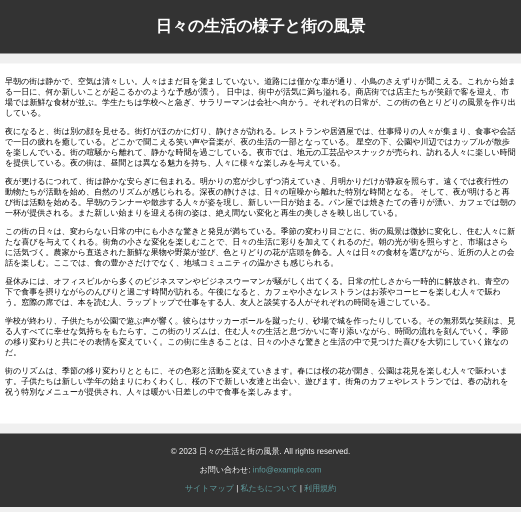
#> input picture python/src/module/img/web_bf.png, 1042 x 1024 px, found by its file name (shown at 1/2 size)
$ python detect_rec_divide_bin.py
#> lines starting #> are read from the running program, lines starting #| are printed output that depends on the picture; after the words box and inside, x2 and y2 are one past the last pixel; in counts of white or black regions, pixels touching at a corner belong together
"""
NOTE 差分領域の検出ができているかを確認するようのプログラム

本プログラムの機能
    2つの入力画像の差分を追加部分と削除部分に分けた画像を出力

入力画像は、以下を想定。
    ・WebアプリやWebページをスクリーンショットした画面画像
    ・背景が白地
    ・画面要素の「追加・削除・移動・変更・拡縮」の基本的な変更のみ
を想定

主な処理は、画像処理により以下を生成
    ・削除された部分が白、その他の部分が黒の画像A
    ・追加された部分が白、その他の部分が黒の画像B
その後、上記の画像の白を囲む矩形領域の座標を取得し、
    ・画像Aに矩形領域を赤枠
    ・画像Bに矩形領域を緑枠
で描画した2つの画像を出力


参考サイト
    https://sosotata.com/spot7differences/

"""
import cv2
import os
import numpy as np
import subprocess
import math


def main():
    # 保存先ディレクトリを作成
    output_dir = os.path.join(os.path.dirname(os.path.abspath(__file__)), "high_png/")
    # フォルダが存在しない場合は作成
    if not os.path.exists(output_dir):
        os.makedirs(output_dir)
    # ファイル名を生成
    output_file_name_A = 'web_bf.png'
    output_file_name_B = 'web_af.png'
    # ファイルパスを作成
    output_file_path_A = os.path.join(output_dir, output_file_name_A)
    output_file_path_B = os.path.join(output_dir, output_file_name_B)

    img1 = cv2.imread(output_file_path_A)
#> img1 is the input picture: shape (1024, 1042, 3); mean B, G, R 189.8, 189.8, 189.7
    img2 = cv2.imread(output_file_path_B)
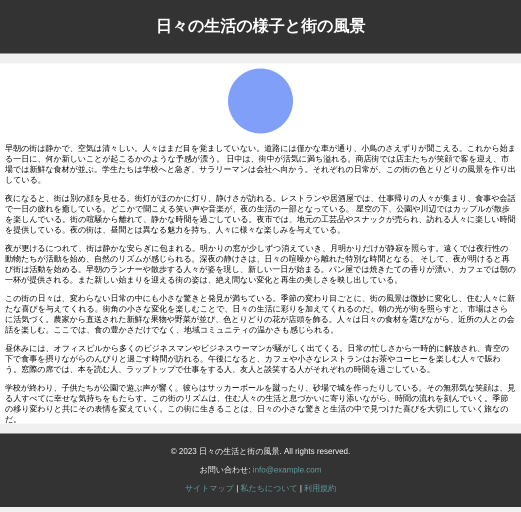
#> input picture python/src/module/img/web_af.png, 1042 x 1024 px, found by its file name (shown at 1/2 size)
#> img2 is the input picture: shape (1024, 1042, 3); mean B, G, R 191.4, 190.3, 189.8

    # 画像1のサイズを取得
    height1, width1, _ = img1.shape
#> height1 = 1024; width1 = 1042

    # 画像2のサイズを取得
    height2, width2, _ = img2.shape
#> height2 = 1024; width2 = 1042

    # ターゲットのサイズ
    target_width = 2613
    target_height = 2567

    # サイズが異なる場合はリサイズ
    if (width1, height1) != (width2, height2):
        img1 = cv2.resize(img1, (target_width, target_height))
        img2 = cv2.resize(img2, (target_width, target_height))
        # # ターゲットの幅を指定し、アスペクト比を維持してリサイズ
        # width = 1200
        # img1 = cv2.resize(img1, (width, int(img1.shape[0] * (width / img1.shape[1]))), interpolation=cv2.INTER_AREA)
        # img2 = cv2.resize(img2, (width, int(img2.shape[0] * (width / img2.shape[1]))), interpolation=cv2.INTER_AREA)

    clahe = cv2.createCLAHE(clipLimit=30.0, tileGridSize=(10, 10))
    img1_gray = cv2.cvtColor(img1, cv2.COLOR_BGR2GRAY)
    img2_gray = cv2.cvtColor(img2, cv2.COLOR_BGR2GRAY)
    img1_gray = clahe.apply(img1_gray)
    img2_gray = clahe.apply(img2_gray)

    img1_gray = cv2.GaussianBlur(img1_gray, (13, 13), 0)
    img2_gray = cv2.GaussianBlur(img2_gray, (13, 13), 0)

    # 画像の差分を計算
    diff = cv2.absdiff(img1_gray, img2_gray)
    ret, diff = cv2.threshold(diff, 0, 255, cv2.THRESH_BINARY + cv2.THRESH_OTSU)
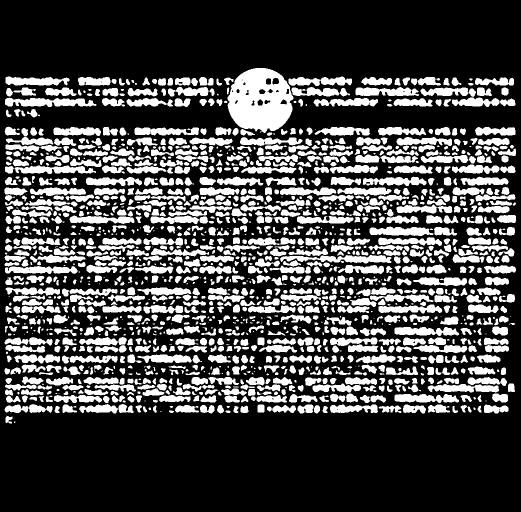
#> diff: shape (1024, 1042) (shown at 1/2 size); 28.2% white; 1547 white regions (298 under 20 px), largest, box (x1, y1, x2, y2) and area: (455, 136, 587, 266) 12286, (10, 195, 193, 214) 2317, (560, 510, 783, 527) 2185
#> ret = 35
    diff = cv2.GaussianBlur(diff, (11, 11), 0)

    ### 枠づけ ###
    red_rectangles = []  # 赤枠の情報を格納するリスト
    green_rectangles = []  # 緑枠の情報を格納するリスト
    text_positions1 = []  # 変更前画像から変更後画像を引いた差分画像における、文字の位置情報を格納するリスト
    text_positions2 = []  # 変更後画像から変更前画像を引いた差分画像における、文字の位置情報を格納するリスト
    all_text_positions = []  # 上記２つのリストを足し合わせた、文字の位置情報を格納するリスト
    correct_contours1 = [] # text_position1の枠の中心座標を取り除いた、枠の情報を格納するリスト
    correct_contours2 = [] # text_position2の枠の中心座標を取り除いた、枠の情報を格納するリスト
    threshold_distance = 100

    # 二値化
    ret, img1_bin = cv2.threshold(img1_gray, 0, 255, cv2.THRESH_BINARY + cv2.THRESH_OTSU)
#> img1_bin: shape (1024, 1042); 74% white; 469 black regions (160 under 20 px), largest, box (x1, y1, x2, y2) and area: (0, 866, 1042, 1014) 154216, (0, 0, 1042, 108) 106645, (318, 635, 331, 647) 117
#> ret = 153
    img1_bin = cv2.GaussianBlur(img1_bin, (11, 11), 0)
    ret, img2_bin = cv2.threshold(img2_gray, 0, 255, cv2.THRESH_BINARY + cv2.THRESH_OTSU)
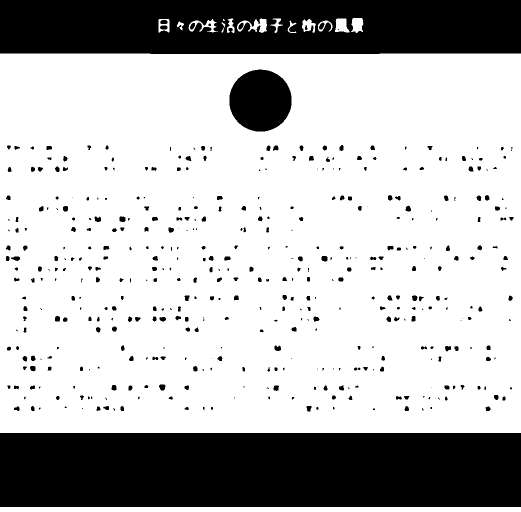
#> img2_bin: shape (1024, 1042) (shown at 1/2 size); 72.7% white; 443 black regions (154 under 20 px)
#> ret = 156
    img2_bin = cv2.GaussianBlur(img2_bin, (11, 11), 0)

    # 白黒を逆にする
    img1_bin_reverse = cv2.bitwise_not(img1_bin)
    img2_bin_reverse = cv2.bitwise_not(img2_bin)

    # 画像Aから画像Bを引くことで1枚目の画像の差分のみを取得
    diff_before = cv2.subtract(img1_bin_reverse, img2_bin_reverse)
    diff_after = cv2.subtract(img2_bin_reverse, img1_bin_reverse)

    # 差分画像に輪郭を描画
    contours1, _ = cv2.findContours(diff_before, cv2.RETR_EXTERNAL, cv2.CHAIN_APPROX_SIMPLE)
#> contours1 = 364 contours, 3 with area under 20; largest, box (x1, y1, x2, y2) and area: (40, 573, 76, 613) 960, (660, 252, 709, 272) 646, (288, 574, 335, 591) 574, (886, 553, 922, 573) 550, (949, 252, 984, 272) 542
    contours2, _ = cv2.findContours(diff_after, cv2.RETR_EXTERNAL, cv2.CHAIN_APPROX_SIMPLE)
#> contours2 = 345 contours, 6 with area under 20; largest, box (x1, y1, x2, y2) and area: (454, 134, 588, 268) 14052, (372, 32, 570, 71) 4844, (600, 32, 683, 71) 2114, (40, 706, 88, 747) 1236, (688, 35, 732, 71) 758
    all_contours = contours1 + contours2
#> all_contours = 709 contours, 9 with area under 20; largest, box (x1, y1, x2, y2) and area: (454, 134, 588, 268) 14052, (372, 32, 570, 71) 4844, (600, 32, 683, 71) 2114, (40, 706, 88, 747) 1236, (40, 573, 76, 613) 960
    print("抽出された枠の数:", len(all_contours))
#| 抽出された枠の数: 709

    # 各枠に対して処理を行う
    for contour in contours1:
        x, y, w, h = cv2.boundingRect(contour)
        # 枠の中心座標を計算
        center_x = x + w // 2
        center_y = y + h // 2

        # 既存の文字と近くにある場合、同じ枠に追加
        is_added_to_existing = False
        for text_position in text_positions1:
            dist = np.sqrt((center_x - text_position[0]) ** 2 + (center_y - text_position[1]) ** 2)
            if dist < threshold_distance:  # 適切な距離の閾値を設定
                text_position[0] = (text_position[0] + center_x) // 2  # 中心座標を更新
                text_position[1] = (text_position[1] + center_y) // 2
                text_position[2] = min(text_position[2], x)  # 枠の左上座標を更新
                text_position[3] = min(text_position[3], y)
                text_position[4] = max(text_position[4], x + w)  # 枠の右下座標を更新
                text_position[5] = max(text_position[5], y + h)
                is_added_to_existing = True
                break

        # 新しい枠として追加
        if not is_added_to_existing:
            text_positions1.append([center_x, center_y, x, y, x + w, y + h])
#> this loop made 364 passes
#> (x, y, w, h, center_x, center_y) on passes 1 to 3: (547, 783, 11, 9, 552, 787), (219, 781, 11, 8, 224, 785), (366, 779, 16, 13, 374, 785)
#> after the loop, text_position = [649, 165, 582, 151, 709, 272]; text_positions1 = 21 items, first 6: [197, 170, 104, 152, 612, 794], [59, 165, 7, 152, 296, 791], [356, 756, 299, 732, 395, 794], [50, 650, 8, 632, 124, 792], [784, 163, 532, 152, 905, 773], [957, 163, 787, 155, 1031, 772]

            # 各枠に対して処理を行う
    for contour in contours2:
        x, y, w, h = cv2.boundingRect(contour)
        # 枠の中心座標を計算
        center_x = x + w // 2
        center_y = y + h // 2

        # 既存の文字と近くにある場合、同じ枠に追加
        is_added_to_existing = False
        for text_position in text_positions2:
            dist = np.sqrt((center_x - text_position[0]) ** 2 + (center_y - text_position[1]) ** 2)
            if dist < threshold_distance:  # 適切な距離の閾値を設定
                text_position[0] = (text_position[0] + center_x) // 2  # 中心座標を更新
                text_position[1] = (text_position[1] + center_y) // 2
                text_position[2] = min(text_position[2], x)  # 枠の左上座標を更新
                text_position[3] = min(text_position[3], y)
                text_position[4] = max(text_position[4], x + w)  # 枠の右下座標を更新
                text_position[5] = max(text_position[5], y + h)
                is_added_to_existing = True
                break

        # 新しい枠として追加
        if not is_added_to_existing:
            text_positions2.append([center_x, center_y, x, y, x + w, y + h])
#> this loop made 345 passes
#> (x, y, w, h, center_x, center_y) on passes 1 to 3: (839, 812, 13, 14, 845, 819), (741, 812, 14, 13, 748, 818), (160, 812, 11, 11, 165, 817)

    all_text_positions = text_positions1 + text_positions2

    # 適切な枠の情報をもつリストの作成
    for position in text_positions1:
        x1, y1, x2, y2 = position[2:]
        correct_contours1.append([x1, y1, x2-x1, y2-y1])
#> this loop made 21 passes
#> position on passes 1 to 12: [197, 170, 104, 152, 612, 794], [59, 165, 7, 152, 296, 791], [356, 756, 299, 732, 395, 794], [50, 650, 8, 632, 124, 792], [784, 163, 532, 152, 905, 773], [957, 163, 787, 155, 1031, 772], [554, 745, 549, 741, 560, 750], [829, 690, 771, 674, 869, 752], [732, 632, 693, 595, 773, 671], [984, 615, 951, 575, 1028, 672], [479, 268, 429, 253, 686, 652], [389, 164, 288, 153, 481, 614]

    # 適切な枠の情報をもつリストの作成
    for position in text_positions2:
        x1, y1, x2, y2 = position[2:]
        correct_contours2.append([x1, y1, x2-x1, y2-y1])
#> this loop made 20 passes
#> position on passes 1 to 12: [973, 297, 736, 289, 1030, 827], [138, 298, 7, 286, 383, 827], [259, 310, 139, 286, 753, 828], [405, 299, 299, 287, 563, 825], [999, 411, 903, 392, 1032, 827], [48, 654, 9, 628, 190, 827], [754, 633, 692, 588, 816, 805], [180, 736, 155, 728, 204, 747], [177, 495, 137, 449, 337, 648], [221, 616, 204, 607, 238, 626], [573, 299, 478, 286, 718, 568], [504, 495, 464, 486, 544, 503]

    print("検出された枠ペア数:", int(len(all_text_positions)/2))
#| 検出された枠ペア数: 20

    # [16 lines of commented-out code are left out]
    before = cv2.cvtColor(diff_before, cv2.COLOR_GRAY2BGR)
    # 原画像をカラーに変換
    after = cv2.cvtColor(diff_after, cv2.COLOR_GRAY2BGR)

    # 枠を描画
    for c in correct_contours1:
        x, y, w, h = c

        if w > 1 and h > 1:
            # 差異が２枚目の画像で大きい場合、赤色で表示
            cv2.rectangle(before, (x, y), (x + w, y + h), (0, 0, 255), 3)
            red_rectangles.append((x, y, w, h))
#> this loop made 21 passes
#> c on passes 1 to 12: [104, 152, 508, 642], [7, 152, 289, 639], [299, 732, 96, 62], [8, 632, 116, 160], [532, 152, 373, 621], [787, 155, 244, 617], [549, 741, 11, 9], [771, 674, 98, 78], [693, 595, 80, 76], [951, 575, 77, 97], [429, 253, 257, 399], [288, 153, 193, 461]
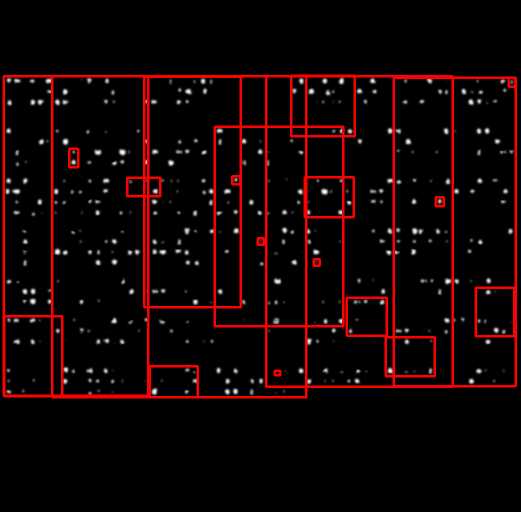
#> before: shape (1024, 1042, 3) (shown at 1/2 size); mean B, G, R 3.5, 3.5, 18.4

    # 枠を描画
    for c in correct_contours2:
        x, y, w, h = c

        if w > 1 and h > 1:
            # 差異が１枚目の画像で大きい場合、緑色で表示
            cv2.rectangle(after, (x, y), (x + w, y + h), (0, 255, 0), 4)
            green_rectangles.append((x, y, w, h))
#> this loop made 20 passes
#> c on passes 1 to 12: [736, 289, 294, 538], [7, 286, 376, 541], [139, 286, 614, 542], [299, 287, 264, 538], [903, 392, 129, 435], [9, 628, 181, 199], [692, 588, 124, 217], [155, 728, 49, 19], [137, 449, 200, 199], [204, 607, 34, 19], [478, 286, 240, 282], [464, 486, 80, 17]
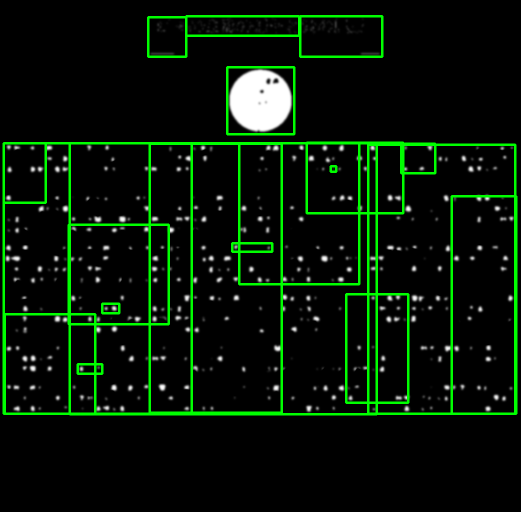
#> after: shape (1024, 1042, 3) (shown at 1/2 size); mean B, G, R 6.7, 22.2, 6.7

    # red_rectangles の各矩形を x^2 + y^2 の和で昇順にソートする
    red_rectangles.sort(key=lambda rect: math.sqrt(rect[0]**2 + rect[1]**2))
    # red_rectangles の各矩形を x^2 + y^2 の和で昇順にソートする
    green_rectangles.sort(key=lambda rect: math.sqrt(rect[0]**2 + rect[1]**2))

    # 対応する赤枠と緑枠を表示
    match_list = []  # マッチング結果を格納するリスト
    used_green_rect_indices = set()  # すでに対応付けされた緑枠のインデックスを格納する集合
    for i, (x1, y1, w1, h1) in enumerate(red_rectangles, start=1):
        min_distance = float('inf')  # 最小距離を初期化
        closest_green_rect_index = None  # 最も近い緑枠のインデックスを初期化

        for j, (x2, y2, w2, h2) in enumerate(green_rectangles, start=1):
            if j-1 in used_green_rect_indices:  # すでに対応付けされた緑枠はスキップする
                continue

            # 赤枠と緑枠の中心座標を計算
            center_x1 = x1 + w1 // 2
            center_y1 = y1 + h1 // 2
            center_x2 = x2 + w2 // 2
            center_y2 = y2 + h2 // 2

            # 中心座標間の距離を計算
            distance = np.sqrt((center_x1 - center_x2)**2 + (center_y1 - center_y2)**2)

            if distance < 850 and distance < min_distance:  # 適切な距離の閾値を設定
                min_distance = distance
                closest_green_rect_index = j-1

        if closest_green_rect_index is not None:
            match_list.append((i, closest_green_rect_index+1, red_rectangles[i-1], green_rectangles[closest_green_rect_index]))
            used_green_rect_indices.add(closest_green_rect_index)  # 対応付けされた緑枠のインデックスを集合に追加する
#> this loop made 21 passes
#> (x1, y1, w1, h1) on passes 1 to 12: (7, 152, 289, 639), (104, 152, 508, 642), (288, 153, 193, 461), (138, 297, 18, 37), (254, 355, 66, 37), (429, 253, 257, 399), (532, 152, 373, 621), (464, 352, 16, 16), (582, 151, 127, 121), (8, 632, 116, 160), (515, 476, 12, 13), (609, 354, 98, 80)
            # [29 lines of commented-out code are left out]
    for i, (x, y, w, h) in enumerate(red_rectangles, start=1):
        cv2.putText(before, str(i), (x, y-5), cv2.FONT_HERSHEY_SIMPLEX, 1, (0, 0, 255), 3)
#> this loop made 21 passes
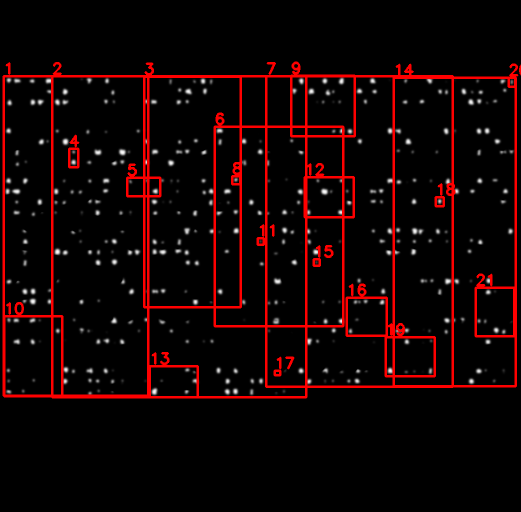
#> before: shape (1024, 1042, 3) (shown at 1/2 size); 0.63% of pixels changed, all inside (x1, y1, x2, y2) = (11, 123, 1042, 739)
        # print(f"赤枠{i:2}: x座標 ={x:5}, y座標 ={y:5}, 幅 ={w:4}, 高さ ={h:3}")

    # 緑枠に番号を割り振りながら座標を出力
    for i, (x, y, w, h) in enumerate(green_rectangles, start=1):
        cv2.putText(after, str(i), (x, y-5), cv2.FONT_HERSHEY_SIMPLEX, 1, (0, 255, 0), 3)
#> this loop made 20 passes
#> (x, y, w, h) on passes 1 to 12: (7, 286, 376, 541), (7, 286, 84, 119), (296, 34, 76, 79), (139, 286, 614, 542), (372, 32, 226, 39), (299, 287, 264, 538), (137, 449, 200, 199), (454, 134, 134, 134), (478, 286, 240, 282), (600, 32, 164, 81), (9, 628, 181, 199), (204, 607, 34, 19)
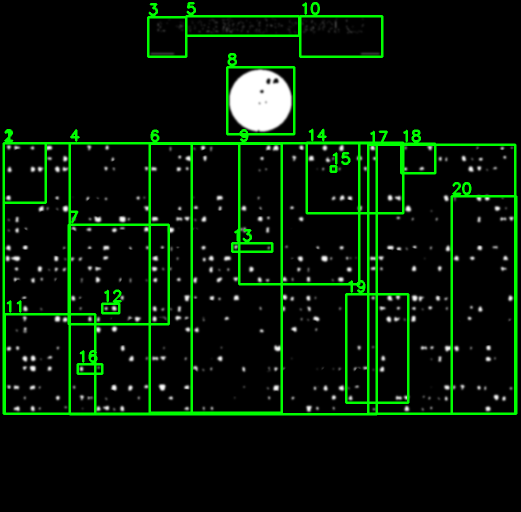
#> after: shape (1024, 1042, 3) (shown at 1/2 size); 0.6% of pixels changed, all inside (x1, y1, x2, y2) = (8, 4, 943, 726)
        # print(f"緑枠{i:2}: x座標 ={x:5}, y座標 ={y:5}, 幅 ={w:4}, 高さ ={h:3}")


    ### 差異が検出されたか判定 ###
    # ある閾値以上の白いピクセルが存在する場合、差分があると判断する
    threshold = 100  # 適切な閾値を選択
    red_text_start = "\033[91m"
    red_text_end = "\033[0m"
    green_text_start = "\033[92m"
    green_text_end = "\033[0m"

    # 座標の違いから配置の差異を検出
    # match_listを使用して、赤枠と緑枠の座標の差を求める
    count = 0
    # 幅と高さの差の許容誤差
    tolerance = 5
    for i, (red_point, green_point, red_rect, green_rect) in enumerate(match_list, start=1):
        x1, y1, w1, h1 = red_rect
        x2, y2, w2, h2 = green_rect

        # 赤枠と緑枠の座標の差を計算
        x_diff = x1 - x2
        y_diff = y1 - y2
        w_diff = w1 - w2
        h_diff = h1 - h2

        # 幅と高さの差が許容誤差以内のとき
        if abs(w_diff) <= tolerance and abs(h_diff) <= tolerance:
            # x座標またはy座標の差が0以外のとき
            if x_diff != 0 or y_diff != 0:
                count += 1 # いくつ差異箇所があったかをカウント
#> this loop made 20 passes
#> (green_point, red_rect, green_rect) on passes 1 to 12: (1, (7, 152, 289, 639), (7, 286, 376, 541)), (6, (104, 152, 508, 642), (299, 287, 264, 538)), (13, (288, 153, 193, 461), (464, 486, 80, 17)), (2, (138, 297, 18, 37), (7, 286, 84, 119)), (7, (254, 355, 66, 37), (137, 449, 200, 199)), (9, (429, 253, 257, 399), (478, 286, 240, 282)), (14, (532, 152, 373, 621), (613, 285, 193, 141)), (8, (464, 352, 16, 16), (454, 134, 134, 134)), (15, (582, 151, 127, 121), (661, 332, 11, 11)), (11, (8, 632, 116, 160), (9, 628, 181, 199)), (4, (515, 476, 12, 13), (139, 286, 614, 542)), (18, (609, 354, 98, 80), (802, 287, 68, 59))

            # 差を表示
            # print(f"(赤枠{red_point}, 緑枠{green_point}): x座標差={abs(x_diff):5}, y座標差={abs(y_diff):5}, 幅差={abs(w_diff):2}, 高低差={abs(h_diff):2}")

    if count > 0:
        print(f"{red_text_start}配置の差異を {count} 箇所検出しました{red_text_end}")
    else:
        print(f"{green_text_start}配置の差異はありません{green_text_end}")

    # 差分画像を保存
    output_file_name1 = "before.png"
    output_file_name2 = "after.png"
    output_dir2 = os.path.join(os.path.dirname(os.path.abspath(__file__)), "test_png")
    # フォルダが存在しない場合は作成
    if not os.path.exists(output_dir2):
        os.makedirs(output_dir2)
        command = f"sudo chown -R aridome:aridome {output_dir2}"
        # コマンドを実行
        subprocess.call(command, shell=True)
#> (this line was passed over: subprocess is not available in this run)

    # ファイルパスを作成
    output_file_path = os.path.join(output_dir2, output_file_name1)

    # 画像を保存する
    cv2.imwrite(output_file_path, diff_before)

    # ファイルパスを作成
    output_file_path = os.path.join(output_dir2, output_file_name2)

    # 画像を保存する
    cv2.imwrite(output_file_path, diff_after)

    print(f"2つの画像の差異部分に枠をつけたカラー画像をに保存しました")


# __name__ が "__main__" の場合のみ実行
if __name__ == "__main__":
    main()
